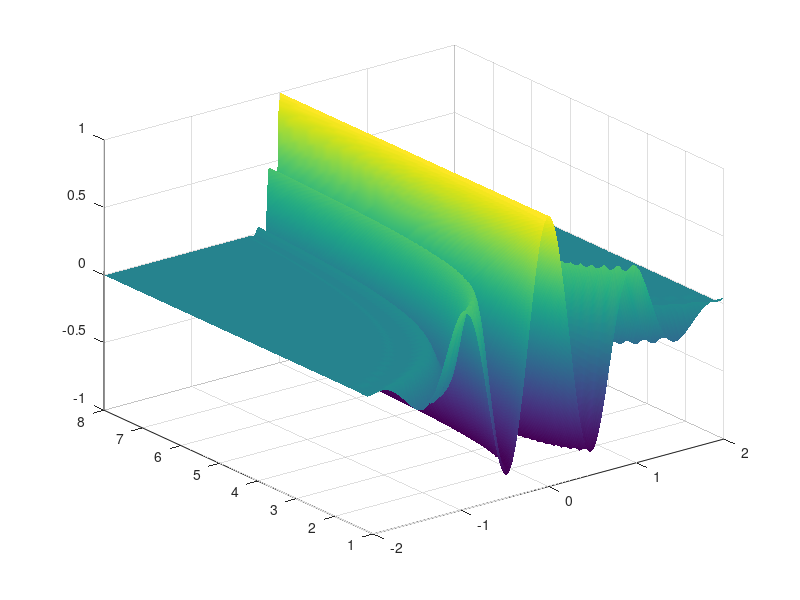

Recreate this plot in MATLAB.
%%
n = 50;
f = linspace(1,8,n);
time = -2:0.001:2;
 % initialize wavelets matrix
 wave = zeros(n,length(time));

 % loop over frequencies
 for fi = 1:n
     
     % 's' width parameter for Gaussian
     s = 5/(2*pi*f(fi));

     % create the wavelets for this frequency
     wave(fi,:) = cos(2*pi*f(fi)*time) .* exp( -time.^2 / (2*s^2));
 end

 figure(1),clf
 surf(time,f,wave)
 shading interp
 rotate3d on
